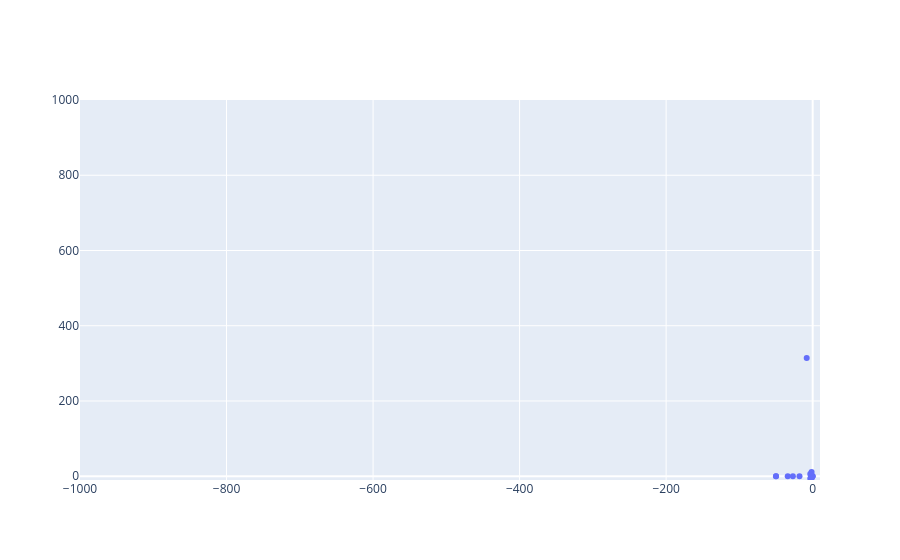

The notebook cell saved with this chart:
### Code cell
fig = go.Figure()

fig.add_trace(go.Scatter(x=T_eig["Re"], y=T_eig["Im"], mode="markers"))

fig.update_xaxes(range=[-1000, 10])
fig.update_yaxes(range=[-10, 1000])
fig.show()

### Figure 1 — Plotly figure (JSON) as saved in the notebook; plotly's stock layout.template omitted (floating-point values rounded to 4 significant figures)
{"data": [{"mode": "markers", "type": "scatter", "x": [0.0, -0.1866, -0.518, -0.9811, -1.491, -1.491, -1.736, -3.272, -3.272, -8.144, -8.144, -15.69, -15.69, -15.69, -15.69, -17.99, -27.02, -34.04, -50.0, -50.12, -52.97, -52.97, -53.85, -53.85, -5504.0, -5504.0, -167500.0, -172900.0], "y": [0.0, 0.0, 0.0, 0.0, 11.28, -11.28, 0.0, 5.809, -5.809, 314.1, -314.1, 63210.0, -63210.0, 62580.0, -62580.0, 0.0, 0.0, 0.0, 0.0, 0.0, 4560.0, -4560.0, 3929.0, -3929.0, 3129.0, -3129.0, 0.0, 0.0]}], "layout": {"xaxis": {"range": [-1000, 10]}, "yaxis": {"range": [-10, 1000]}}}
